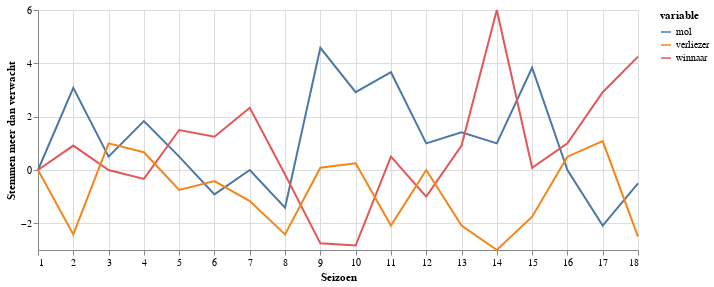

Here is the notebook cell this chart was saved with:
### Markdown cell above
Onderstaande grafiek geeft aan hoe verdacht de mol winnaar en verliezer waren. Verdachtheid meten we met het aantal verdenkingen die iemand meer heeft gekregen dan je op basis van toeval zou verwachten. We hebben net ook gezien dat de deelnemers pas bij 4 of minder spelers in het spel meer kans hebben om goed te verdenken dan toeval, dus we kijken alleen naar de verdenkingen in de laatste paar rondes. We zien dat over het algemeen de mol het meest verdacht is. 

De laatste jaren zien we toch meer molgedrag bij de winnaar en is de winnaar meer verdacht dan de verliezer. In 8 van de 18 seizoenen is de mol degene met het meeste stemmen.

Heel duidelijk is dat de verliezer bijna nooit het meest verdacht is, dit is maar 1 keer voorgekomen (seizoen 3).

### Code cell
temp = result.loc[result['num_participants'] < 5, :][['suspicion_mol', 'suspicion_winner_incl_mol', 'suspicion_loser_incl_mol', 'season']]  # filter on num participants
temp.reset_index(inplace=True, drop=True)
temp = temp[['suspicion_mol', 'suspicion_winner_incl_mol', 'suspicion_loser_incl_mol']].groupby(temp['season']).sum()
a = temp.copy()
temp.rename({'suspicion_mol': 'mol', 'suspicion_winner_incl_mol': 'winnaar', 'suspicion_loser_incl_mol': 'verliezer'}, axis='columns', inplace=True)
show_progress(temp, [1, 18], 'Seizoen', 'Stemmen meer dan verwacht')

### Figure 1 — Vega-Lite specification as saved in the notebook (floating-point values rounded to 4 significant figures)
{"$schema": "https://vega.github.io/schema/vega-lite/v2.6.0.json", "config": {"view": {"height": 300, "width": 400}}, "data": {"name": "data-da8ea94c31b279631452106a8308b0ed"}, "datasets": {"data-da8ea94c31b279631452106a8308b0ed": [{"value": 0, "variable": "mol", "x": 1}, {"value": 3.083, "variable": "mol", "x": 2}, {"value": 0.5, "variable": "mol", "x": 3}, {"value": 1.833, "variable": "mol", "x": 4}, {"value": 0.5, "variable": "mol", "x": 5}, {"value": -0.9167, "variable": "mol", "x": 6}, {"value": 0, "variable": "mol", "x": 7}, {"value": -1.417, "variable": "mol", "x": 8}, {"value": 4.583, "variable": "mol", "x": 9}, {"value": 2.917, "variable": "mol", "x": 10}, {"value": 3.667, "variable": "mol", "x": 11}, {"value": 1, "variable": "mol", "x": 12}, {"value": 1.417, "variable": "mol", "x": 13}, {"value": 1, "variable": "mol", "x": 14}, {"value": 3.833, "variable": "mol", "x": 15}, {"value": 0, "variable": "mol", "x": 16}, {"value": -2.083, "variable": "mol", "x": 17}, {"value": -0.5, "variable": "mol", "x": 18}, {"value": 0, "variable": "winnaar", "x": 1}, {"value": 0.9167, "variable": "winnaar", "x": 2}, {"value": 0, "variable": "winnaar", "x": 3}, {"value": -0.3333, "variable": "winnaar", "x": 4}, {"value": 1.5, "variable": "winnaar", "x": 5}, {"value": 1.25, "variable": "winnaar", "x": 6}, {"value": 2.333, "variable": "winnaar", "x": 7}, {"value": -0.1667, "variable": "winnaar", "x": 8}, {"value": -2.75, "variable": "winnaar", "x": 9}, {"value": -2.833, "variable": "winnaar", "x": 10}, {"value": 0.5, "variable": "winnaar", "x": 11}, {"value": -1, "variable": "winnaar", "x": 12}, {"value": 0.9167, "variable": "winnaar", "x": 13}, {"value": 6, "variable": "winnaar", "x": 14}, {"value": 0.08333, "variable": "winnaar", "x": 15}, {"value": 1, "variable": "winnaar", "x": 16}, {"value": 2.917, "variable": "winnaar", "x": 17}, {"value": 4.25, "variable": "winnaar", "x": 18}, {"value": 0, "variable": "verliezer", "x": 1}, {"value": -2.417, "variable": "verliezer", "x": 2}, {"value": 1, "variable": "verliezer", "x": 3}, {"value": 0.6667, "variable": "verliezer", "x": 4}, {"value": -0.75, "variable": "verliezer", "x": 5}, {"value": -0.4167, "variable": "verliezer", "x": 6}, {"value": -1.167, "variable": "verliezer", "x": 7}, {"value": -2.417, "variable": "verliezer", "x": 8}, {"value": 0.08333, "variable": "verliezer", "x": 9}, {"value": 0.25, "variable": "verliezer", "x": 10}, {"value": -2.083, "variable": "verliezer", "x": 11}, {"value": 0, "variable": "verliezer", "x": 12}, {"value": -2.083, "variable": "verliezer", "x": 13}, {"value": -3, "variable": "verliezer", "x": 14}, {"value": -1.75, "variable": "verliezer", "x": 15}, {"value": 0.5, "variable": "verliezer", "x": 16}, {"value": 1.083, "variable": "verliezer", "x": 17}, {"value": -2.5, "variable": "verliezer", "x": 18}]}, "encoding": {"color": {"field": "variable", "type": "nominal"}, "x": {"axis": {"domain": true}, "field": "x", "scale": {"domain": [1, 18]}, "title": "Seizoen", "type": "quantitative"}, "y": {"field": "value", "title": "Stemmen meer dan verwacht", "type": "quantitative"}}, "height": 240, "mark": "line", "width": 600}
